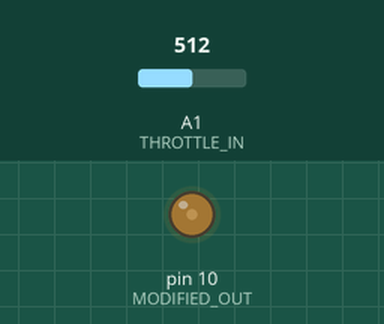
The sketch below on a simulated Arduino Nano, built with avr-gcc and run on an emulated ATmega328P. Shown: output pins drawn as LEDs (lit = HIGH). Inputs (shaded band) come from the test bench; at power-on: A1 (THROTTLE_IN) = 512.

Above: at 1.2 s.
1.3 s: A1 (THROTTLE_IN) set to 900
At 2.27 s:
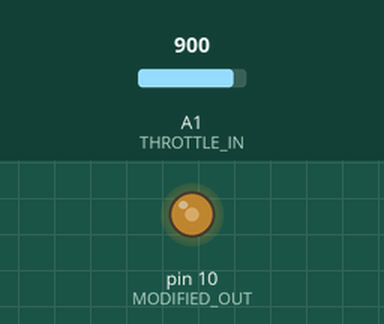
4.3 s: A1 (THROTTLE_IN) set to 306
5.8 s: A1 (THROTTLE_IN) set to 122
At 7.1 s:
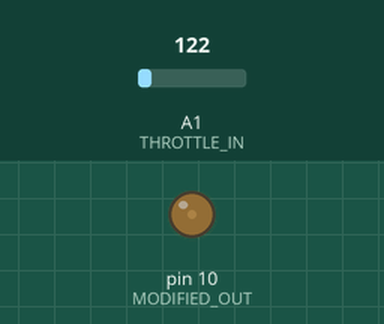
Timing chart, 0 to 8.8 s (numbered marks = the images above; inputs shaded):
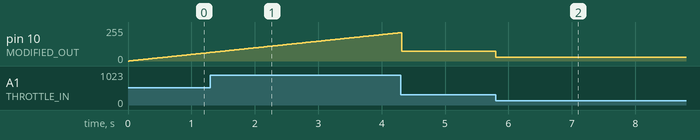

The sketch:

smooth_throttle.ino
```cpp
//Arduino Nano
#define THROTTLE_IN A1
#define MODIFIED_OUT 10

int TIME_DELAY;
int VAL1;
int VAL2;

void setup() {
// Enable fast shim
  TCCR1A = 0b00000001;  // 8bit
  TCCR1B = 0b00001001;  // x1 fast pwm
  VAL2=0;
//  Serial.begin(9600);
  TIME_DELAY = 20;  // Delaying (smoothing) input value
}

void loop() {
  VAL1=analogRead(THROTTLE_IN);
//  Serial.print("Input: ");
//  Serial.print(VAL1);
  VAL1=map(VAL1,0,1023,0,254);
  VAL1=constrain(VAL1,0,254);
//  Serial.print(" Processing: ");
//  Serial.print(VAL1);

//  if (VAL1 > VAL2 && VAL1 > 60 && VAL1 < 160) {
  if (VAL1 > VAL2) {
    VAL2=VAL2+1;
    delay(TIME_DELAY);
  }
  else {
    VAL2=VAL1;
  }

  VAL2=constrain(VAL2,0,254);
//  Serial.print(" Output: ");
//  Serial.print(VAL2);
  analogWrite(MODIFIED_OUT, VAL2);
//  Serial.print(" Mod_Output: ");
//  Serial.print(analogRead(MODIFIED_OUT));
// Serial.println("");
}
```

Measured:
- after the input at 5.8 s, pin 10 (MODIFIED_OUT): 75/255 → 30/255 at once
